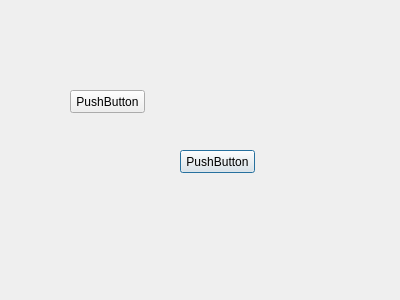
<?xml version="1.0" encoding="UTF-8"?>
<ui version="4.0">
 <class>Dialog</class>
 <widget class="QDialog" name="Dialog">
  <property name="geometry">
   <rect>
    <x>0</x>
    <y>0</y>
    <width>400</width>
    <height>300</height>
   </rect>
  </property>
  <property name="windowTitle">
   <string>Dialog</string>
  </property>
  <widget class="QPushButton" name="pushButton">
   <property name="geometry">
    <rect>
     <x>180</x>
     <y>150</y>
     <width>75</width>
     <height>23</height>
    </rect>
   </property>
   <property name="text">
    <string>PushButton</string>
   </property>
  </widget>
  <widget class="QPushButton" name="pushButton_2">
   <property name="geometry">
    <rect>
     <x>70</x>
     <y>90</y>
     <width>75</width>
     <height>23</height>
    </rect>
   </property>
   <property name="text">
    <string>PushButton</string>
   </property>
  </widget>
 </widget>
 <resources/>
 <connections/>
</ui>
